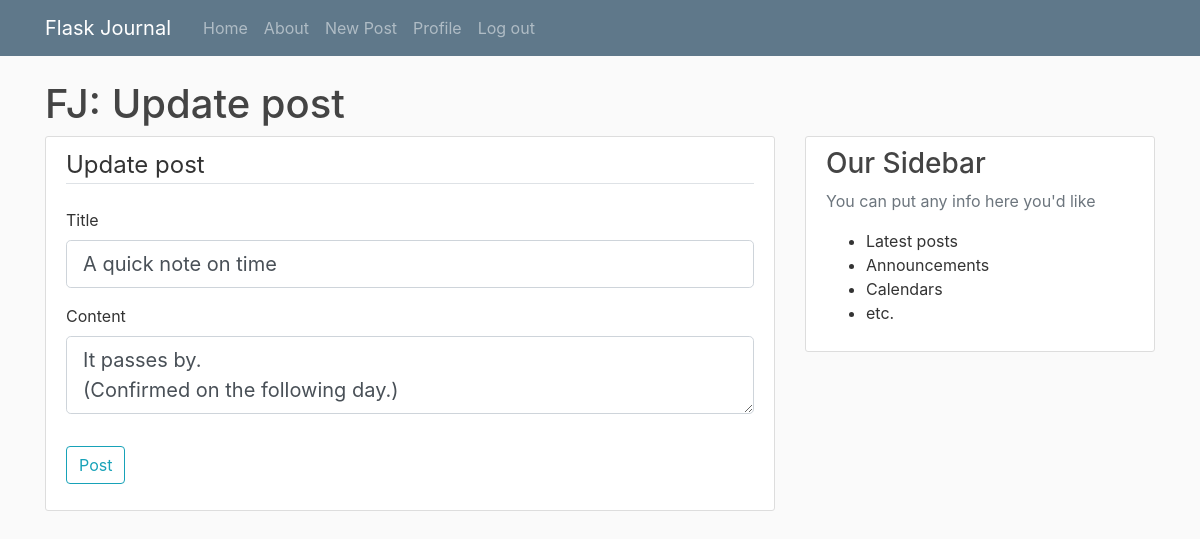
The app's page /post/2/update (signed in) with its own data.
### flaskjournal/models.py (models this page shows, shortened)
class Post(db.Model):
	id = db.Column(db.Integer, primary_key=True)
	title = db.Column(db.String(100), nullable=False)
	date_posted = db.Column(db.DateTime, nullable=False, default=datetime.utcnow)
	content = db.Column(db.Text, nullable=False)
	user_id = db.Column(db.Integer, db.ForeignKey('user.id'), nullable=False)

### flaskjournal/posts/routes.py (the view)
@posts.route('/post/<int:post_id>/update', methods=['GET', 'POST'])
@login_required
def update_post(post_id):
	post = Post.query.get_or_404(post_id)
	if post.author != current_user:
		abort(403)
	form = PostForm()
	if form.validate_on_submit():
		post.title = form.title.data
		post.content = form.content.data
		db.session.commit()
		flash('Your post has been updated', 'success')
		return redirect(url_for('posts.post', post_id=post.id))
	elif request.method == 'GET':
		form.title.data = post.title
		form.content.data = post.content
	return render_template('create_post.html', title='Update post', form=form, legend='Update post')

### flaskjournal/posts/forms.py
class PostForm(FlaskForm):
	title = StringField('Title', validators=[DataRequired()])
	content = TextAreaField('Content', validators=[DataRequired()])
	submit = SubmitField('Post')

### flaskjournal/models.py (called while the page is built)
@login_manager.user_loader
def load_user(user_id):
	return User.query.get(int(user_id))

### flaskjournal/templates/create_post.html (shortened to what this page needs)
{% extends 'layout.html' %}
{% block maincontent %}
<section class="content-section">
	<form method="POST" action="">
		<fieldset class="form-group">
			<legend class="border-bottom mb-4">{{legend}}</legend>
			<div class="form-group">
				{{ form.title.label(class="form-control-label") }}
				{% if form.title.errors %}
					{{ form.title(class="form-control form-control-lg is-invalid") }}
					<div class="invalid-feedback">
						{% for error in form.title.errors %}
							<span>{{ error }}</span>
						{% endfor %}
					</div>
				{% else %}
					{{ form.title(class="form-control form-control-lg") }}
				{% endif %}
			</div>
			<div class="form-group">
				{{ form.content.label(class="form-control-label") }}
				{% if form.content.errors %}
					{{ form.content(class="form-control form-control-lg is-invalid") }}
					<div class="invalid-feedback">
						{% for error in form.content.errors %}
							<span>{{ error }}</span>
						{% endfor %}
					</div>
				{% else %}
					{{ form.content(class="form-control form-control-lg") }}
				{% endif %}
			</div>
		</fieldset>
		<div class="form-group">
			{{ form.submit(class="btn btn-outline-info") }}
		</div>
	</form>
</section>
{% endblock maincontent %}

### flaskjournal/static/main.css (style rules this page uses)
body { background: #fafafa; color: #333333; margin-top: 5rem; }
.content-section { background: #ffffff; padding: 10px 20px; border: 1px solid #dddddd; border-radius: 3px; margin-bottom: 20px; }

### records on screen
Post: title "A quick note on time", content "It passes by. (Confirmed on the following day.)"

### other values on screen
{{ title }} "Update post"
{{ legend }} "Update post"
